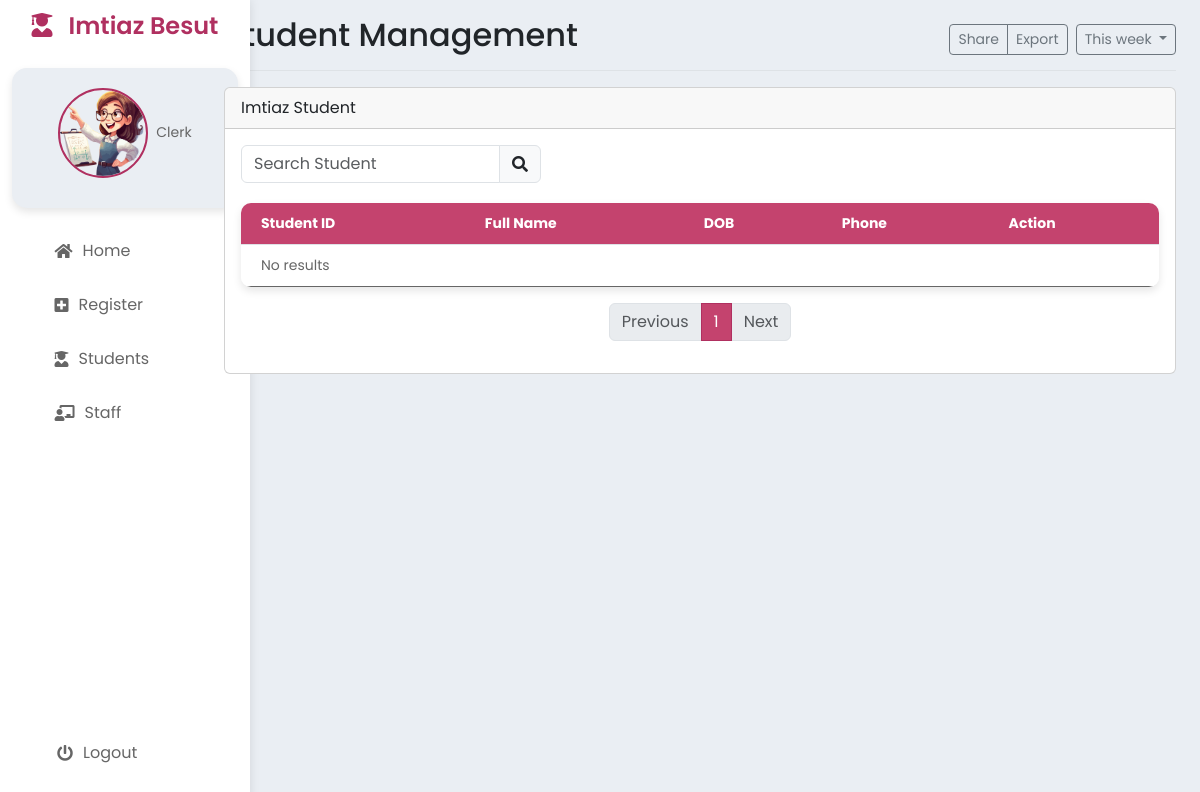
The app's page /StaffStudent.php, older data.
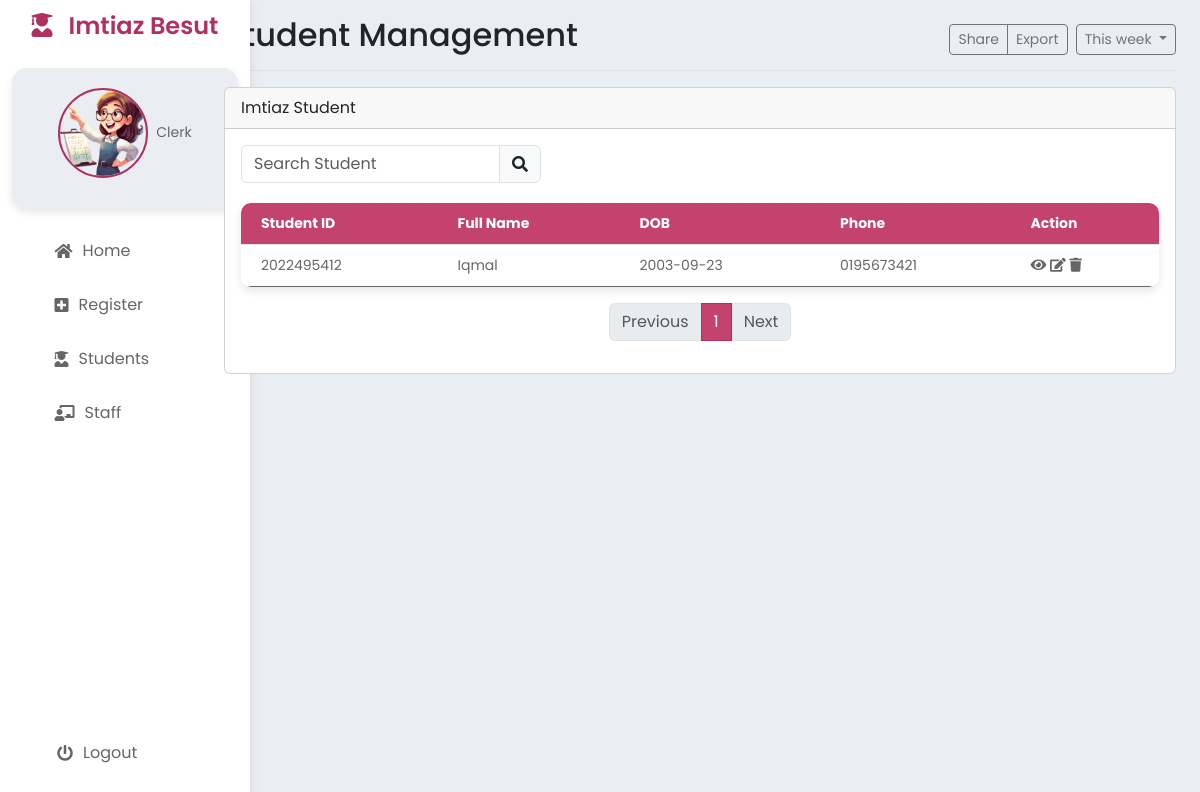
The same page, newer data.
### tables this page shows
CREATE TABLE `student` (
  `studID` int NOT NULL,
  `studName` varchar(50) NOT NULL,
  `studIC` varchar(12) NOT NULL,
  `studGender` varchar(2) NOT NULL,
  `studDOB` date DEFAULT NULL,
  `studPhone` varchar(15) DEFAULT NULL,
  `studState` varchar(50) DEFAULT NULL,
  `studDistrict` varchar(50) DEFAULT NULL,
  `studPoscode` int DEFAULT NULL,
  `studAddress` varchar(100) DEFAULT NULL,
  `studRace` varchar(20) DEFAULT NULL,
  `studEmail` varchar(30) DEFAULT NULL,
  `studPassword` varchar(30) DEFAULT NULL
);

### StaffStudent.php (the view, shortened to what this page needs)
<?php
include 'StaffHeader.php';
?>
<div class="row">
    <div class="col-md-12">
        <div class="card mb-3">
            <div class="card-header">Imtiaz Student</div>
            <div class="card-body">
                <div class="d-flex justify-content-between mb-3">
                    <div class="input-group" style="width: 300px;">
                        <input type="text" id="searchInput" class="form-control" placeholder="Search Student" onkeyup="searchStudents()">
                        <span class="input-group-text"><i class="fas fa-search"></i></span>
                    </div>
                </div>
                <table class="table" id="studentTable">
                    <thead>
                        <tr>
                            <th>Student ID</th>
                            <th>Full Name</th>
                            <th>DOB</th>
                            <th>Phone</th>
                            <th>Action</th>
                        </tr>
                    </thead>
                    <tbody>
                        <?php
                        include 'process/db.php';
                        $sql = "SELECT s.studID, s.studName, s.studDOB, s.studPhone
                        FROM student s
                        JOIN register r ON s.studID = r.studID
                        WHERE r.registerStatus = 'ACCEPTED'";
                        $result = $conn->query($sql);
                        if ($result->num_rows > 0) {
                            while ($row = $result->fetch_assoc()) {
                                echo "<tr><td>" . $row["studID"] . "</td><td>" . $row["studName"] . "</td><td>" . $row["studDOB"] . "</td><td>" . $row["studPhone"] . "</td><td>
                                    <a href='#' class='view' data-id='" . $row["studID"] . "'><i class='fas fa-eye'></i></a>
                                    <a href='#' class='edit' data-id='" . $row["studID"] . "'><i class='fas fa-edit'></i></a>
                                    <a href='#' class='delete' data-id='" . $row["studID"] . "'><i class='fas fa-trash'></i></a>
                                    </td></tr>";
                            }
                        } else {
                            echo "<tr><td colspan='5'>No results</td></tr>";
                        }
                        ?>
                    </tbody>
                </table>
                <nav aria-label="Page navigation example">
                    <ul class="pagination justify-content-center" id="pagination"></ul>
                </nav>
            </div>
        </div>
    </div>
</div>
</main>
</body>
</html>

Row changes from the older to the newer data that the page shows:
now on this page (row edited): student: studID "2022495412", studName "Iqmal", studDOB "2003-09-23", studPhone "0195673421"
Text that changed along with them:
text no longer shown: "No results"
